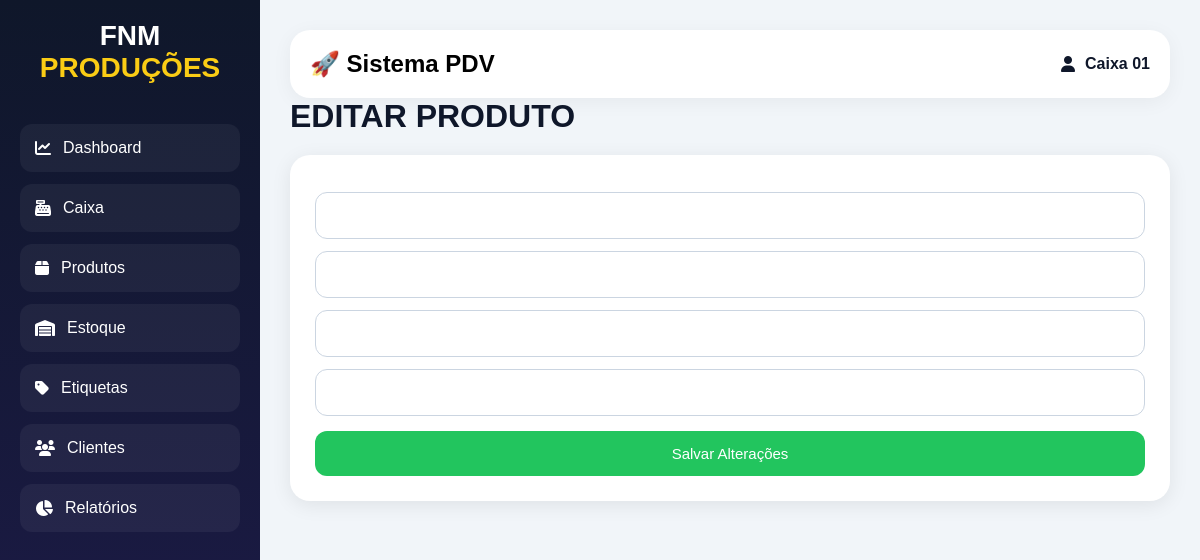
The app's page /editar/1, older data.
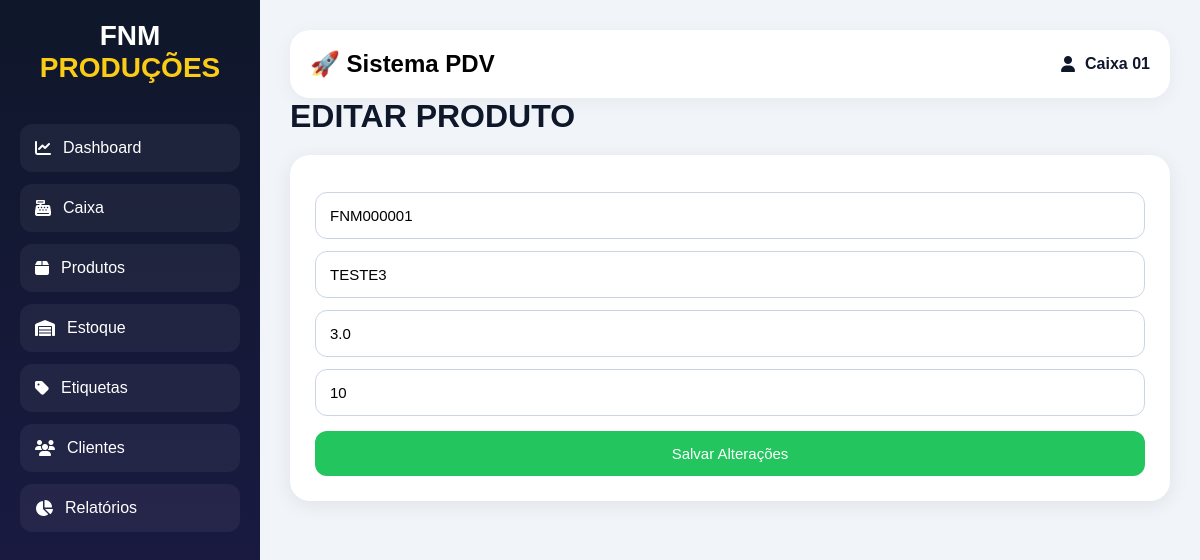
The same page, newer data.
### app.py (models this page shows)
class Produto(db.Model):
    id = db.Column(
        db.Integer,
        primary_key=True
    )
    codigo = db.Column(
        db.String(100)
    )
    nome = db.Column(
        db.String(200)
    )
    preco = db.Column(
        db.Float
    )
    custo = db.Column(
        db.Float,
        default=0
    )
    estoque = db.Column(
        db.Integer
    )
    categoria = db.Column(
        db.String(100)
    )
    imagem = db.Column(
        db.String(500)
    )
    estoque_minimo = db.Column(
        db.Integer
    )

### app.py (the view, shortened to what this page needs)
@app.route("/editar/<int:id>", methods=["GET", "POST"])
def editar(id):
    produto = Produto.query.get(id)
    return render_template(
        "editar.html",
        produto=produto
    )

### templates/editar.html
{% extends "base.html" %}
{% block content %}
<h1>EDITAR PRODUTO</h1>
<div class="card">
    <form method="POST">
        <input
            type="text"
            name="codigo"
            value="{{ produto.codigo }}"
            required
        >
        <input
            type="text"
            name="nome"
            value="{{ produto.nome }}"
            required
        >
        <input
            type="number"
            step="0.01"
            name="preco"
            value="{{ produto.preco }}"
            required
        >
        <input
            type="number"
            name="estoque"
            value="{{ produto.estoque }}"
            required
        >
        <button class="verde">
            Salvar Alterações
        </button>
    </form>
</div>
{% endblock %}

Row changes from the older to the newer data that the page shows:
added Produto: codigo "FNM000001", nome "TESTE3", preco "3.0", estoque "10"
